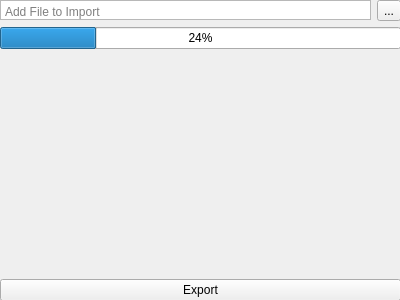
<?xml version="1.0" encoding="UTF-8"?>
<ui version="4.0">
 <class>MonefyFileSelect</class>
 <widget class="QWidget" name="MonefyFileSelect">
  <property name="geometry">
   <rect>
    <x>0</x>
    <y>0</y>
    <width>400</width>
    <height>300</height>
   </rect>
  </property>
  <property name="windowTitle">
   <string>Form</string>
  </property>
  <widget class="QWidget" name="verticalLayoutWidget">
   <property name="geometry">
    <rect>
     <x>0</x>
     <y>0</y>
     <width>401</width>
     <height>301</height>
    </rect>
   </property>
   <layout class="QVBoxLayout" name="verticalLayout">
    <property name="sizeConstraint">
     <enum>QLayout::SetNoConstraint</enum>
    </property>
    <item>
     <layout class="QHBoxLayout" name="horizontalLayout">
      <item>
       <widget class="QPlainTextEdit" name="fileTextEdit">
        <property name="sizePolicy">
         <sizepolicy hsizetype="Expanding" vsizetype="Fixed">
          <horstretch>0</horstretch>
          <verstretch>0</verstretch>
         </sizepolicy>
        </property>
        <property name="minimumSize">
         <size>
          <width>0</width>
          <height>0</height>
         </size>
        </property>
        <property name="maximumSize">
         <size>
          <width>16777215</width>
          <height>20</height>
         </size>
        </property>
        <property name="verticalScrollBarPolicy">
         <enum>Qt::ScrollBarAlwaysOff</enum>
        </property>
        <property name="horizontalScrollBarPolicy">
         <enum>Qt::ScrollBarAlwaysOff</enum>
        </property>
        <property name="sizeAdjustPolicy">
         <enum>QAbstractScrollArea::AdjustToContentsOnFirstShow</enum>
        </property>
        <property name="placeholderText">
         <string>Add File to Import</string>
        </property>
       </widget>
      </item>
      <item>
       <widget class="QToolButton" name="browseButton">
        <property name="text">
         <string>...</string>
        </property>
       </widget>
      </item>
     </layout>
    </item>
    <item>
     <widget class="QProgressBar" name="progressBar">
      <property name="value">
       <number>24</number>
      </property>
     </widget>
    </item>
    <item>
     <spacer name="verticalSpacer">
      <property name="orientation">
       <enum>Qt::Vertical</enum>
      </property>
      <property name="sizeHint" stdset="0">
       <size>
        <width>20</width>
        <height>40</height>
       </size>
      </property>
     </spacer>
    </item>
    <item>
     <widget class="QPushButton" name="exportButton">
      <property name="text">
       <string>Export</string>
      </property>
     </widget>
    </item>
   </layout>
  </widget>
  <action name="actionexportFile">
   <property name="text">
    <string>exportFile</string>
   </property>
  </action>
  <action name="actionbrowseFile">
   <property name="text">
    <string>browseFile</string>
   </property>
  </action>
 </widget>
 <resources/>
 <connections>
  <connection>
   <sender>exportButton</sender>
   <signal>clicked()</signal>
   <receiver>actionexportFile</receiver>
   <slot>trigger()</slot>
   <hints>
    <hint type="sourcelabel">
     <x>200</x>
     <y>285</y>
    </hint>
    <hint type="destinationlabel">
     <x>-1</x>
     <y>-1</y>
    </hint>
   </hints>
  </connection>
  <connection>
   <sender>browseButton</sender>
   <signal>clicked()</signal>
   <receiver>actionbrowseFile</receiver>
   <slot>trigger()</slot>
   <hints>
    <hint type="sourcelabel">
     <x>385</x>
     <y>12</y>
    </hint>
    <hint type="destinationlabel">
     <x>-1</x>
     <y>-1</y>
    </hint>
   </hints>
  </connection>
 </connections>
</ui>
